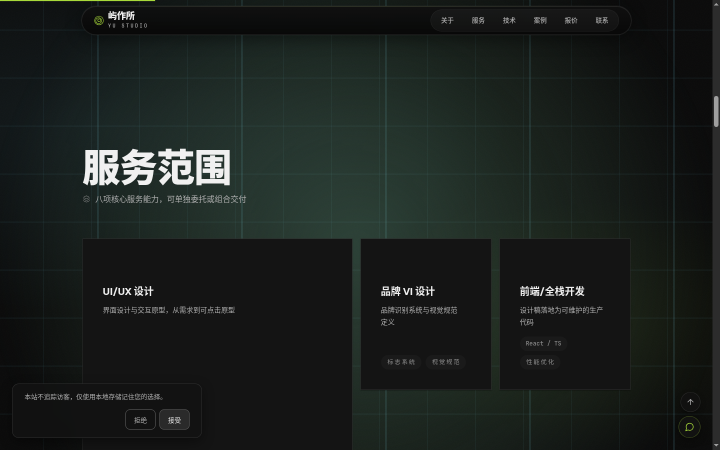
#> input picture docs/review/shots/1440-services.png, 1440 x 900 px, found by its file name (shown at 1/2 size)
$ python _probe2.py
#> lines starting #> are read from the running program, lines starting #| are printed output that depends on the picture
from PIL import Image

im = Image.open("docs/review/shots/1440-services.png").convert("RGB")
#> im is the input picture: PIL image 1440x900 RGB; mean R, G, B 27.1, 32.4, 29.7
# 服务卡图标：视口坐标 (206..238, 422..454)，来自 DOM 测量
crop = im.crop((200, 416, 246, 460))
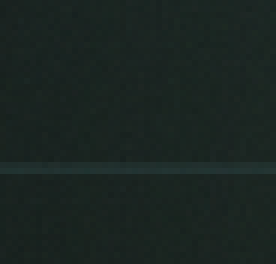
#> crop: PIL image 46x44 RGB (shown 6 times larger); mean R, G, B 26.5, 37.1, 33.7
px = list(crop.get_flattened_data()) if hasattr(crop, "get_flattened_data") else list(crop.getdata())
#> px = 2024 items, first 6: (25, 35, 32), (26, 34, 32), (25, 34, 32), (26, 35, 32), (25, 36, 33), (26, 37, 33)
bright = [p for p in px if max(p) > 60]
#> bright = []
print("icon patch size", crop.size, "bright pixels(>60):", len(bright), "of", len(px))
#| icon patch size (46, 44) bright pixels(>60): 0 of 2024
print("sample:", px[:6])
#| sample: [(25, 35, 32), (26, 34, 32), (25, 34, 32), (26, 35, 32), (25, 36, 33), (26, 37, 33)]
# 对照：同卡标题文字区域（应亮）
crop2 = im.crop((206, 480, 400, 520))
#> crop2: PIL image 194x40 RGB; every value is 20
px2 = list(crop2.getdata())
#> px2 = 7760 items, first 6: (20, 20, 20), (20, 20, 20), (20, 20, 20), (20, 20, 20), (20, 20, 20), (20, 20, 20)
print("title patch bright:", len([p for p in px2 if max(p) > 100]), "of", len(px2))
#| title patch bright: 0 of 7760
# 卡片边框处 1px 线：x=165
line = [im.getpixel((165, y)) for y in range(3100 - 2631, 3110 - 2631)]
#> line = [(23, 32, 30), (25, 33, 31), (24, 32, 29), (25, 34, 30), (24, 31, 30), (23, 32, 29), (23, 32, 29), (24, 32, 29), (46, 46, 46), (46, 46, 46)]
print("card left border pixels:", line[:6])
#| card left border pixels: [(23, 32, 30), (25, 33, 31), (24, 32, 29), (25, 34, 30), (24, 31, 30), (23, 32, 29)]
print("card inner bg:", im.getpixel((300, 3400 - 2631)))
#| card inner bg: (18, 18, 18)
print("page bg:", im.getpixel((120, 3400 - 2631)))
#| page bg: (17, 18, 18)

$ run again, with docs/review/shots/390-services.png copied over docs/review/shots/1440-services.png
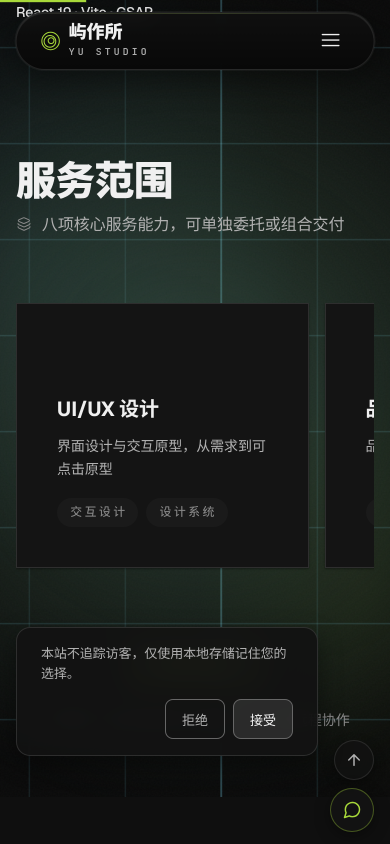
#> input picture docs/review/shots/390-services.png, 780 x 1688 px, found by its file name (shown at 1/2 size)
#> im is the input picture: PIL image 780x1688 RGB; mean R, G, B 27.7, 31.9, 29.4
#> `crop = im.crop((200, 416, 246, 460))`:
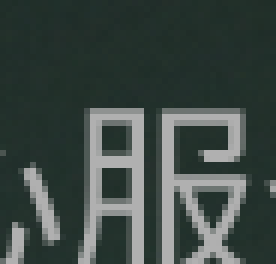
#> crop: PIL image 46x44 RGB (shown 6 times larger); mean R, G, B 61.9, 73.3, 69.1
#> px = 2024 items, first 6: (32, 47, 41), (33, 47, 42), (31, 46, 40), (33, 47, 43), (31, 47, 42), (33, 47, 41)
#> bright = 541 items, first 6: (69, 79, 77), (143, 146, 145), (143, 146, 145), (143, 146, 145), (143, 146, 145), (143, 146, 145)
#| icon patch size (46, 44) bright pixels(>60): 541 of 2024
#| sample: [(32, 47, 41), (33, 47, 42), (31, 46, 40), (33, 47, 43), (31, 47, 42), (33, 47, 41)]
#> `crop2 = im.crop((206, 480, 400, 520))`:
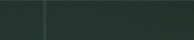
#> crop2: PIL image 194x40 RGB; mean R, G, B 37, 52.8, 46.4
#> px2 = 7760 items, first 6: (43, 67, 63), (45, 67, 63), (45, 66, 62), (45, 67, 63), (44, 66, 63), (44, 67, 63)
#| title patch bright: 0 of 7760
#> line = [(34, 50, 45), (33, 50, 44), (33, 50, 44), (33, 50, 44), (34, 49, 45), (34, 50, 45), (35, 51, 45), (36, 52, 46), (37, 56, 51), (47, 72, 69)]
#| card left border pixels: [(34, 50, 45), (33, 50, 44), (33, 50, 44), (33, 50, 44), (34, 49, 45), (34, 50, 45)]
#| card inner bg: (20, 20, 20)
#| page bg: (20, 20, 20)

$ run again, with docs/review/shots/1440-about.png copied over docs/review/shots/1440-services.png
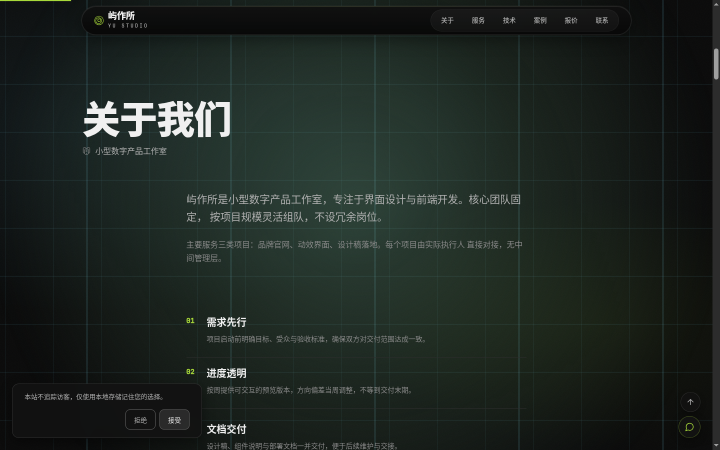
#> input picture docs/review/shots/1440-about.png, 1440 x 900 px, found by its file name (shown at 1/2 size)
#> im is the input picture: PIL image 1440x900 RGB; mean R, G, B 30.2, 38.6, 33.8
#> `crop = im.crop((200, 416, 246, 460))`:
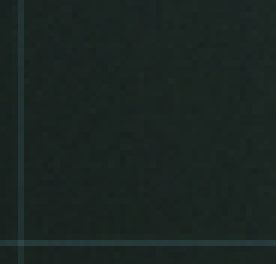
#> crop: PIL image 46x44 RGB (shown 6 times larger); mean R, G, B 26.4, 37.2, 33.8
#> px = 2024 items, first 6: (24, 35, 32), (25, 34, 32), (26, 37, 34), (34, 51, 50), (25, 36, 32), (26, 37, 33)
#> bright = [(45, 70, 72), (39, 61, 59), (40, 61, 59)]
#| icon patch size (46, 44) bright pixels(>60): 3 of 2024
#| sample: [(24, 35, 32), (25, 34, 32), (26, 37, 34), (34, 51, 50), (25, 36, 32), (26, 37, 33)]
#> `crop2 = im.crop((206, 480, 400, 520))`:
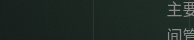
#> crop2: PIL image 194x40 RGB; mean R, G, B 31.4, 42, 37.2
#> px2 = 7760 items, first 6: (23, 32, 29), (25, 35, 30), (25, 34, 30), (24, 34, 30), (23, 32, 29), (25, 34, 30)
#| title patch bright: 221 of 7760
#> line = [(23, 31, 29), (24, 32, 30), (23, 31, 28), (24, 33, 29), (23, 30, 29), (22, 31, 28), (22, 31, 28), (24, 32, 29), (22, 30, 28), (23, 32, 29)]
#| card left border pixels: [(23, 31, 29), (24, 32, 30), (23, 31, 28), (24, 33, 29), (23, 30, 29), (22, 31, 28)]
#| card inner bg: (18, 18, 18)
#| page bg: (17, 17, 17)

$ run again, with docs/review/shots/1440-cases.png copied over docs/review/shots/1440-services.png
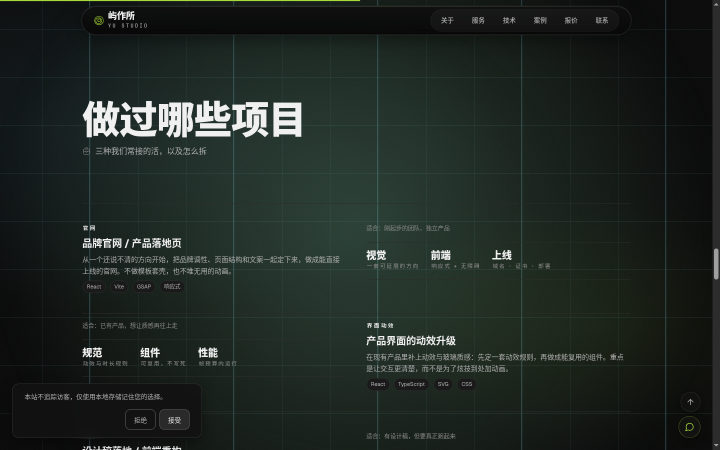
#> input picture docs/review/shots/1440-cases.png, 1440 x 900 px, found by its file name (shown at 1/2 size)
#> im is the input picture: PIL image 1440x900 RGB; mean R, G, B 32.3, 40.7, 35.8
#> px = 2024 items, first 6: (24, 35, 32), (25, 34, 32), (24, 34, 32), (25, 35, 32), (25, 36, 32), (26, 37, 32)
#> bright = []
#| icon patch size (46, 44) bright pixels(>60): 0 of 2024
#| sample: [(24, 35, 32), (25, 34, 32), (24, 34, 32), (25, 35, 32), (25, 36, 32), (26, 37, 32)]
#> `crop2 = im.crop((206, 480, 400, 520))`:
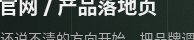
#> crop2: PIL image 194x40 RGB; mean R, G, B 66.4, 75.6, 71.4
#> px2 = 7760 items, first 6: (240, 240, 240), (221, 222, 221), (92, 98, 96), (91, 98, 95), (90, 97, 94), (92, 98, 95)
#| title patch bright: 1722 of 7760
#> line = [(23, 32, 29), (25, 33, 30), (24, 32, 28), (25, 34, 29), (24, 31, 29), (23, 32, 28), (23, 32, 28), (25, 33, 29), (23, 31, 28), (24, 33, 29)]
#| card left border pixels: [(23, 32, 29), (25, 33, 30), (24, 32, 28), (25, 34, 29), (24, 31, 29), (23, 32, 28)]
#| card inner bg: (18, 18, 18)
#| page bg: (17, 17, 17)
